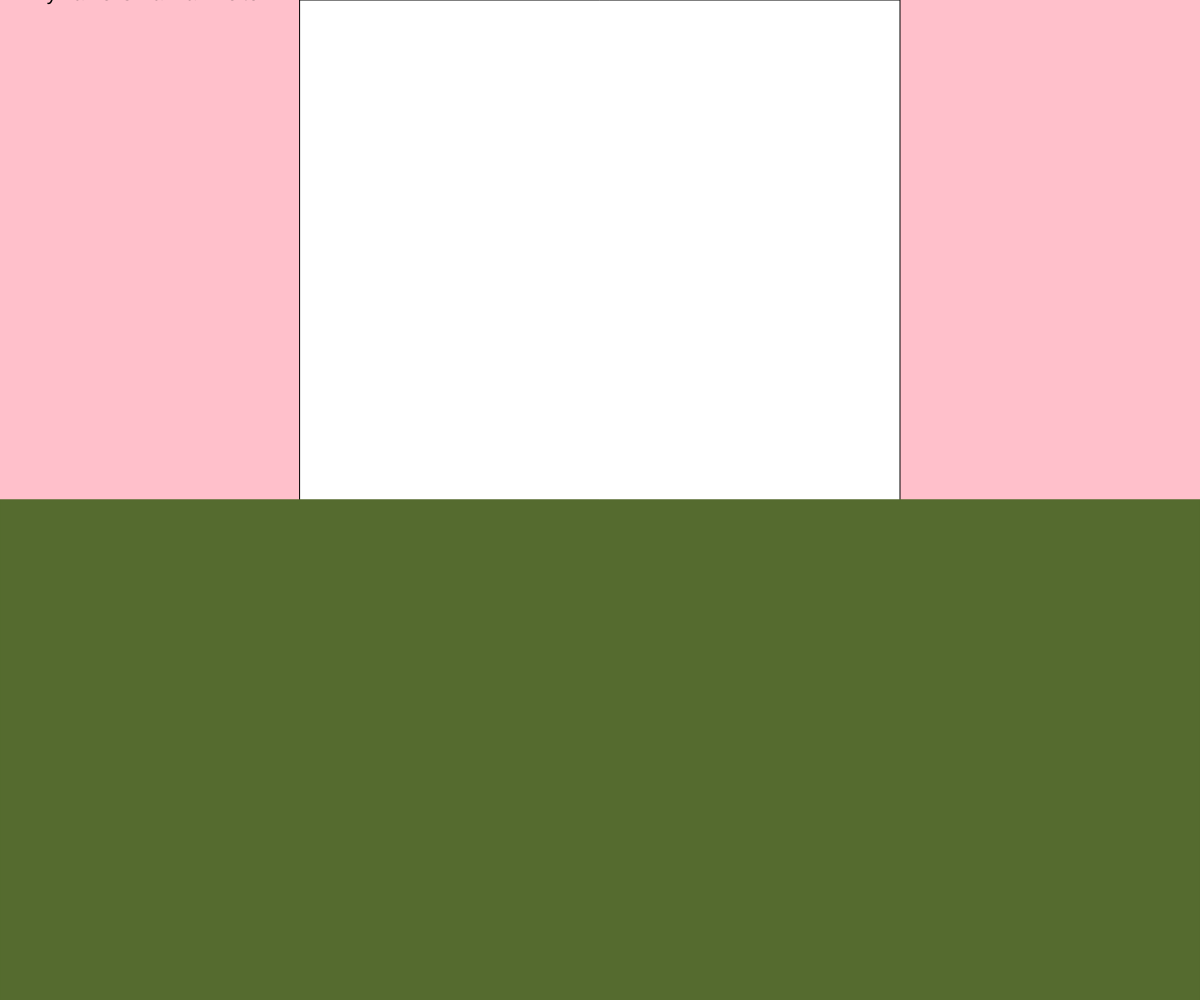
Frame 1 (no input)
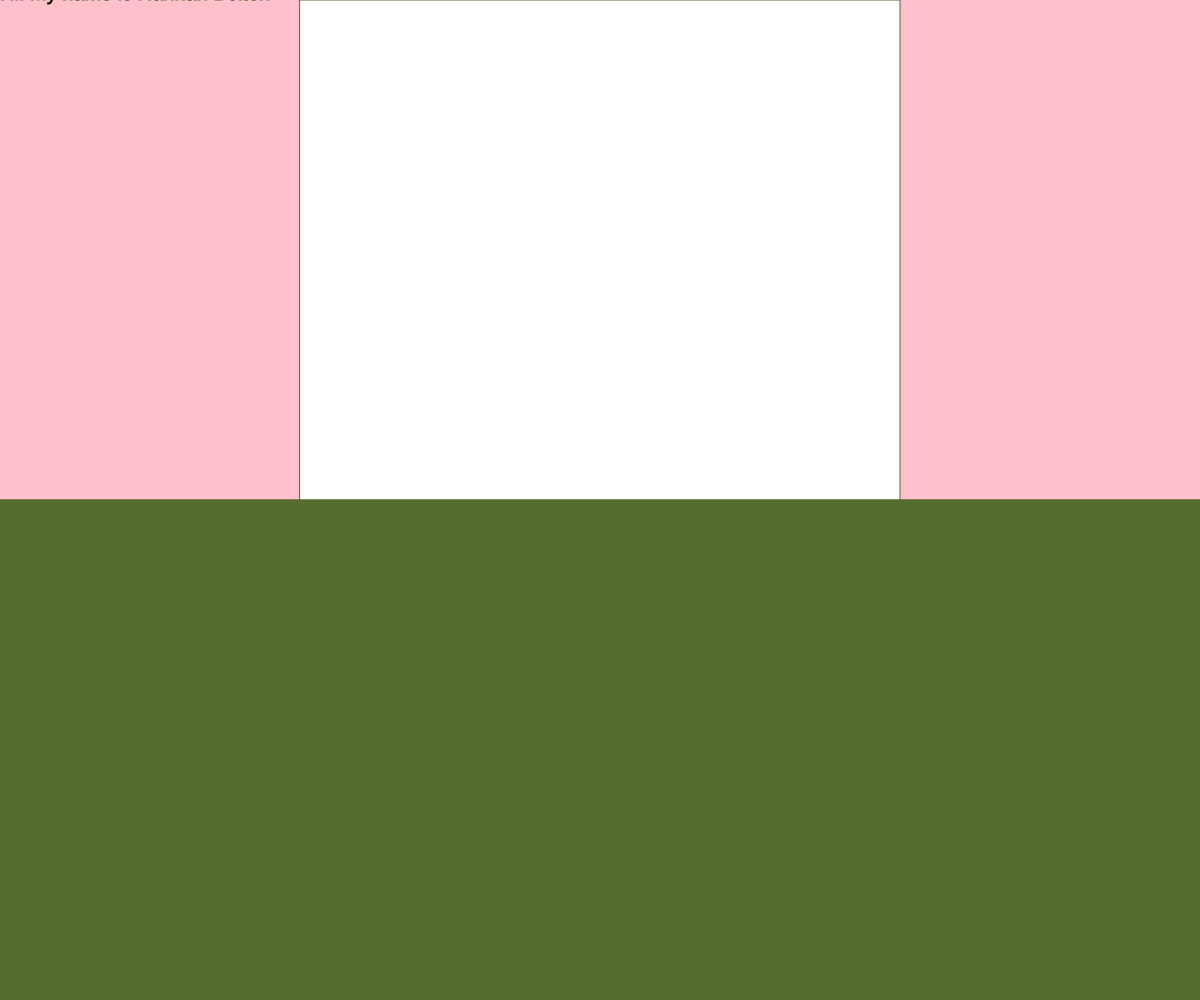
Frame 60 (no input)
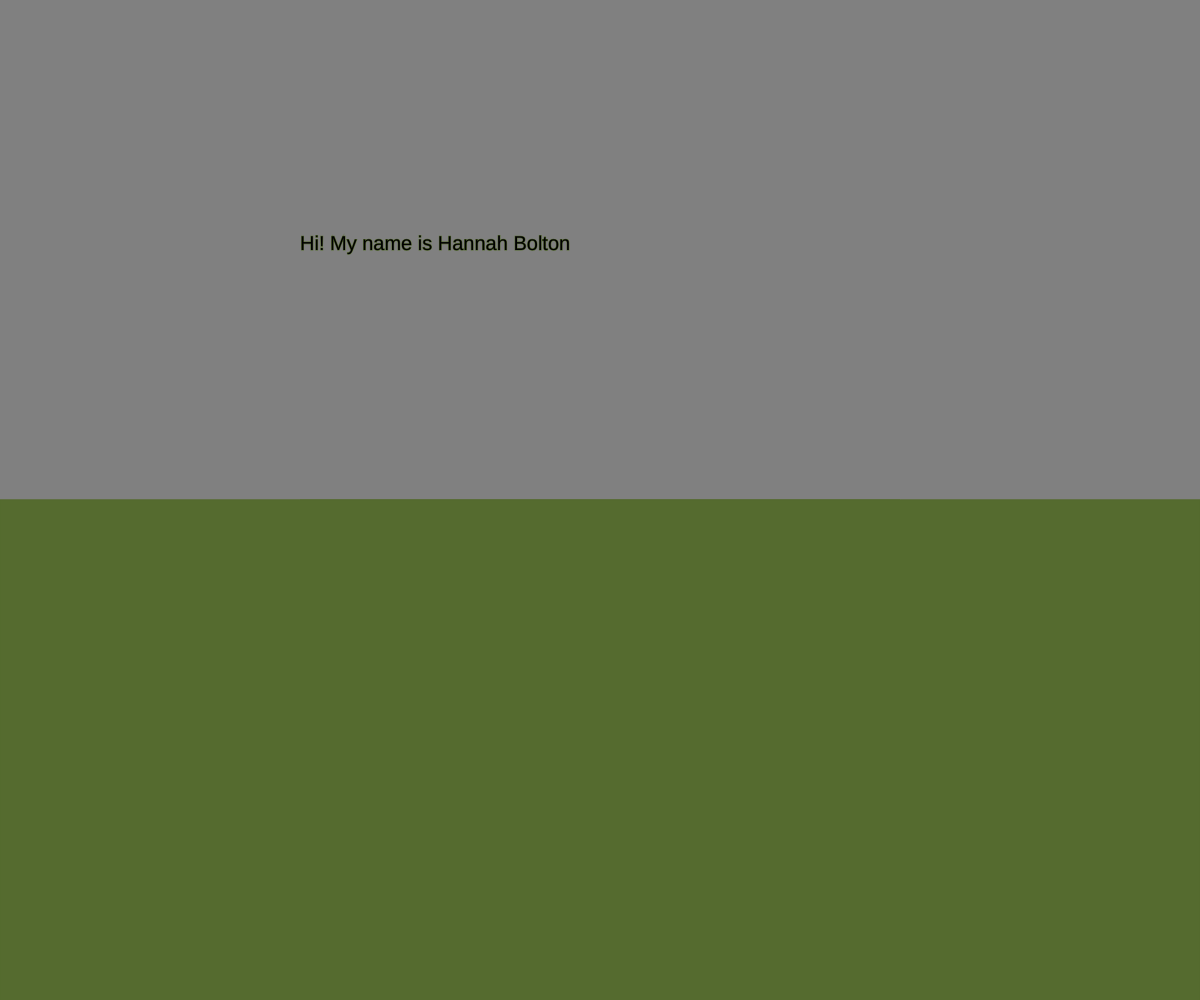
Frame 120 (the mouse pressed at the canvas centre since frame 60)

The p5.js sketch that drew these frames (run headless with seeded random() and noise() and a simulated clock; from frame 60 on, the mouse is pressed at the canvas centre):

// p5.js sketch
// ── sketch.js
//custom variables for y-coordinate of sun & horizon
let shapeHeight;

let designWidth = 400;
let designHeight= 400;
let horizon ;
function setup() {
  createCanvas(windowWidth,windowHeight);
  horizon =height/2;
}

function draw() {

  //shape follows y-coordinate of mouse
  shapeHeight = mouseY;
  currentWidth = mouseX;

  //light blue background if the shape is above horizon

  //with if-else statement
  if (shapeHeight < horizon) {
    background("pink"); // blue if above horizon
    
  } else {
    background("grey"); // grey if below horizon
  }

  //sun
  fill("white");
  
  rect(width/4, shapeHeight, width/2);
  textSize(20);
  fill("black");
  text('Hi! My name is Hannah Bolton', currentWidth/2, shapeHeight/2);
  


  // draw line for horizon
  stroke('darkolivegreen');
  line(0,horizon,width,horizon);

  //grass

  fill("darkolivegreen");

  rect(0, horizon, width, height);

}



function windowResized() {
  resizeCanvas(windowWidth, windowHeight);
  horizon = height / 2; // recalc horizon after resize
}
